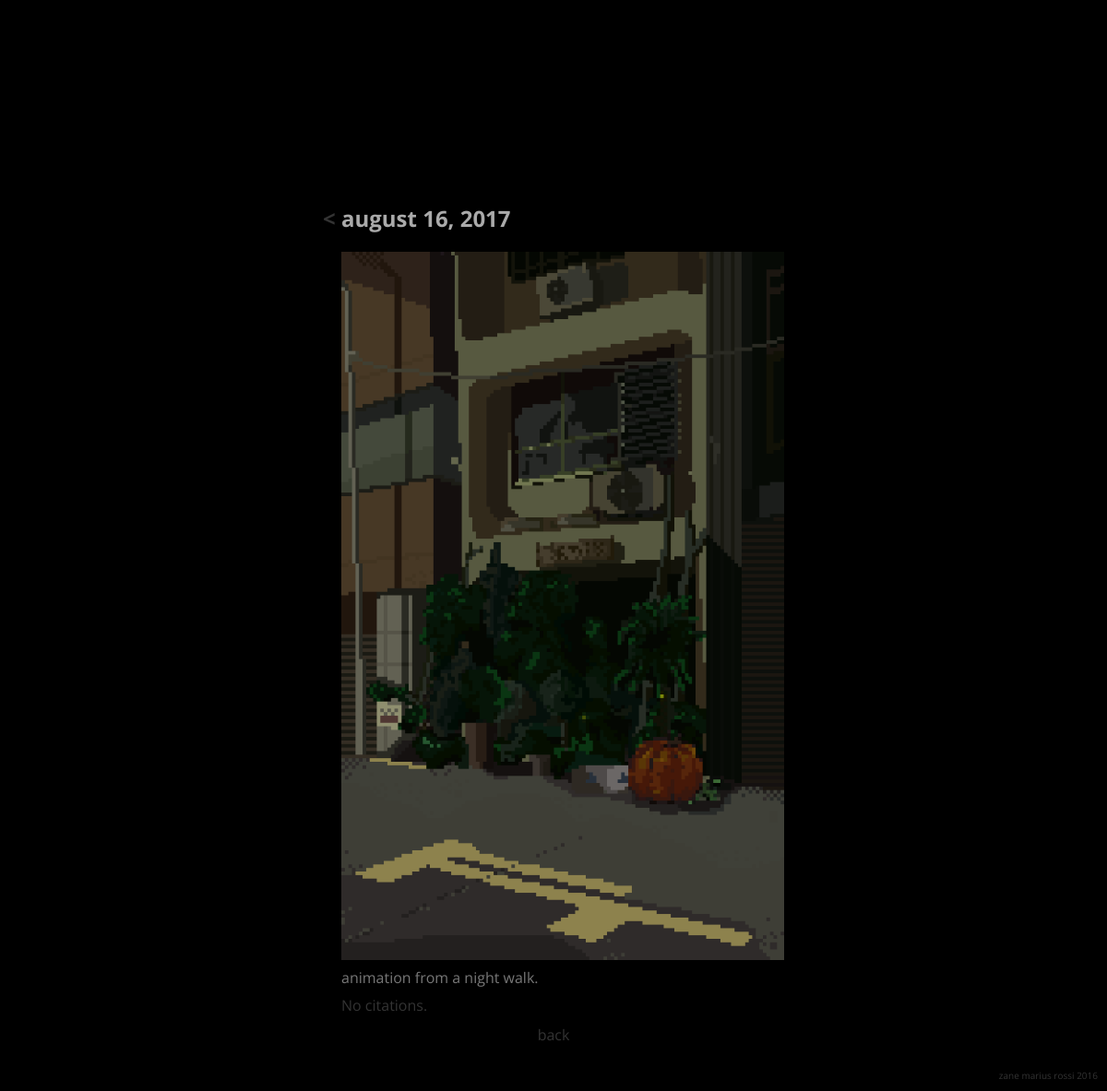
/produce/visual/5/, run on the app's committed database.
### produce/models.py (models this page shows, shortened)
class VisualObject(models.Model):
	title       = models.CharField(max_length=200, default="n/a")
	description = models.CharField(max_length=500, default="n/a")
	pub_date    = models.DateTimeField('date published',default=timezone.now)
	content     = models.ImageField(upload_to='img/', default=None)
	cited_works  = models.ManyToManyField('library.LibraryObject', blank=True)

### produce/views.py (the view)
# urls.py: path("visual/<int:produce_id>/", views.visual_individual, name="visual_individual"),
def visual_individual(request, produce_id):
	visual_object = get_object_or_404(VisualObject, pk=produce_id)
	cited_works   = visual_object.cited_works.all()
	return render(request, 'produce/individual_visual.html', {'visual_object': visual_object, 'cited_works' : cited_works})

### produce/templates/produce/individual_visual.html (shortened to what this page needs)
{% extends 'base/base.html' %}
{% block content %}
	<div class="heading">
	</div>
	<div class="sub-heading">
		<h2>
			<a href="{% url 'produce:visual' %}">< </a>{{ visual_object.title }}
		</h2>
	</div>
	<div class="info">
		<div class="info_text">
			<img src="{{ visual_object.content.url }}" class="info_img">
		</div>
		<div class="info_text">
			{{ visual_object.description }}
		</div>
	</div>
	<div class="citations">
	{% if cited_works %}
		{% for elem in cited_works %}
			<span class="info_text">
				<a href="{% url 'library:individual' elem.pk %}">{{ elem.title }} – {{ elem.author }}</a>
			</span>
			<br>
		{% endfor %}
	{% else %}
		<span class="info_text">
			No citations.
		</span>
	{% endif %}
	</div>
	<div class="nav">
		<a href="{% url 'produce:visual' %}">back</a>
	</div>
	<div class="footer">
		zane marius rossi 2016
	</div>
{% endblock %}

### base/static/base/css/main.css (style rules this page uses)
html, body { background-color: black; color: #AAA; font-family: 'Open Sans', sans-serif; overflow: hidden; }
img { display: block; margin: auto; }
a { color: #333; text-decoration: none; }
span { color: #333; }
.heading { color:#AAA; padding-top: 200px; width: 500px; display: block; margin: auto; }
.sub-heading { color:#AAA; display: block; margin: auto; width: 500px; }
.info { color: #777; margin: auto; width: 480px; text-align: left; -webkit-hyphens: auto; -moz-hyphens: auto; hyphens: auto; padding-left: 20px; }
.nav { padding-top: 10px; padding-bottom: 50px; margin: auto; text-align: center; }
.footer { position: fixed; bottom: 10px; right: 10px; font-size: 10px; color: #333; }
.citations { padding-left: 20px; }
.info_text { padding-bottom: 0.5em; }
.info_img { width: 480px; margin: 0; }

### base/static/base/css/mobile.css (style rules this page uses)
html, body { background-color: black; color: #AAA; font-family: 'Open Sans', sans-serif; overflow: hidden; }
img { display: block; margin: auto; }
a { color: #333; text-decoration: none; }
span { color: #333; }
.heading { color:#AAA; padding-top: 100px; width: 100%; display: block; margin: auto; }
.sub-heading { color:#AAA; display: block; margin: auto; width: 100%; }
.info { color: #777; margin: auto; width: 100%; text-align: left; -webkit-hyphens: auto; -moz-hyphens: auto; hyphens: auto; }
.nav { padding-top: 10px; padding-bottom: 50px; margin: auto; text-align: center; }
.footer { display: none; }
.info_text { padding-bottom: 0.5em; }
.info_img { width: 100%; margin: 0; }

### data on the page
VisualObject: title "august 16, 2017", content (picture), description "animation from a night walk."
